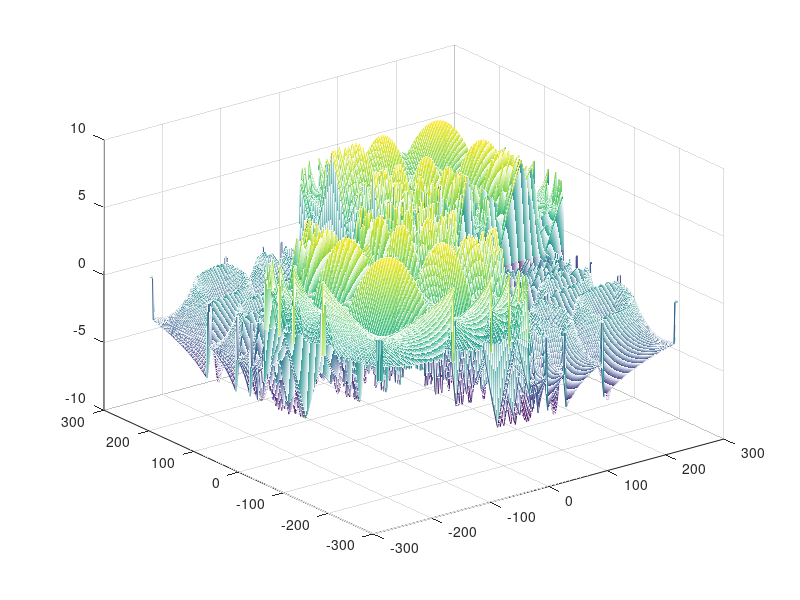

MATLAB code for this plot:
clear;
F = csvread('large_num.csv');
in_a    = -255:1.5:255;
in_b    = -255:1.5:255;
err     = (F(:,3))';
err_mat = reshape(err, 341, 341);

mesh(in_a, in_b, err_mat);
